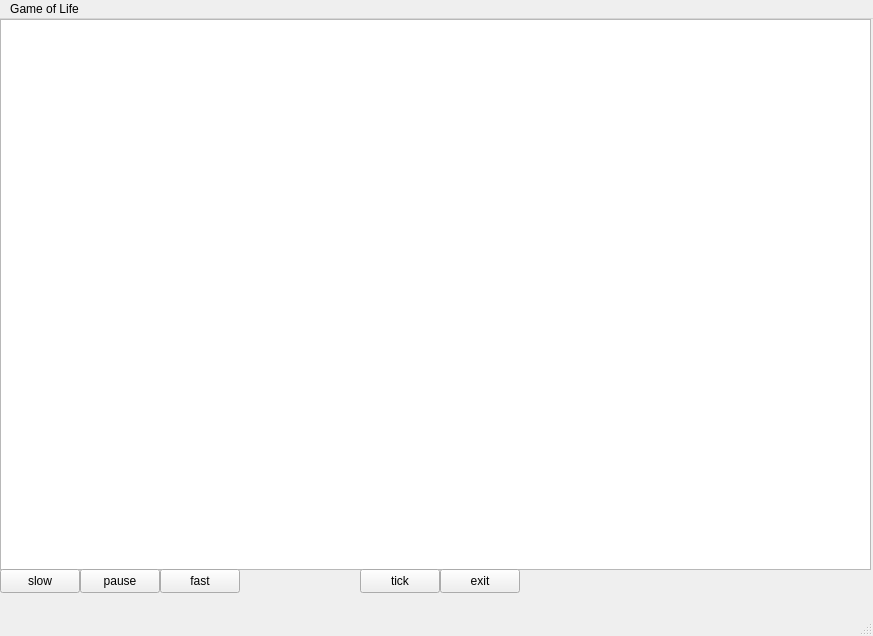
<?xml version="1.0" encoding="UTF-8"?>
<ui version="4.0">
 <class>MainWindow</class>
 <widget class="QMainWindow" name="MainWindow">
  <property name="geometry">
   <rect>
    <x>0</x>
    <y>0</y>
    <width>873</width>
    <height>636</height>
   </rect>
  </property>
  <property name="windowTitle">
   <string>MainWindow</string>
  </property>
  <widget class="QWidget" name="centralwidget">
   <widget class="QTableWidget" name="tableWidget">
    <property name="geometry">
     <rect>
      <x>0</x>
      <y>0</y>
      <width>871</width>
      <height>551</height>
     </rect>
    </property>
   </widget>
   <widget class="QPushButton" name="slow">
    <property name="geometry">
     <rect>
      <x>0</x>
      <y>550</y>
      <width>80</width>
      <height>24</height>
     </rect>
    </property>
    <property name="text">
     <string>slow</string>
    </property>
   </widget>
   <widget class="QPushButton" name="tickButton">
    <property name="geometry">
     <rect>
      <x>360</x>
      <y>550</y>
      <width>80</width>
      <height>24</height>
     </rect>
    </property>
    <property name="text">
     <string>tick</string>
    </property>
   </widget>
   <widget class="QPushButton" name="exitButton">
    <property name="geometry">
     <rect>
      <x>440</x>
      <y>550</y>
      <width>80</width>
      <height>24</height>
     </rect>
    </property>
    <property name="text">
     <string>exit</string>
    </property>
   </widget>
   <widget class="QPushButton" name="fastButton">
    <property name="geometry">
     <rect>
      <x>160</x>
      <y>550</y>
      <width>80</width>
      <height>24</height>
     </rect>
    </property>
    <property name="text">
     <string>fast</string>
    </property>
   </widget>
   <widget class="QPushButton" name="pauseButton">
    <property name="geometry">
     <rect>
      <x>80</x>
      <y>550</y>
      <width>80</width>
      <height>24</height>
     </rect>
    </property>
    <property name="text">
     <string>pause</string>
    </property>
   </widget>
  </widget>
  <widget class="QMenuBar" name="menubar">
   <property name="geometry">
    <rect>
     <x>0</x>
     <y>0</y>
     <width>873</width>
     <height>21</height>
    </rect>
   </property>
   <widget class="QMenu" name="menuGame_of_Life">
    <property name="title">
     <string>Game of Life</string>
    </property>
   </widget>
   <addaction name="menuGame_of_Life"/>
  </widget>
  <widget class="QStatusBar" name="statusbar"/>
 </widget>
 <resources/>
 <connections/>
</ui>
